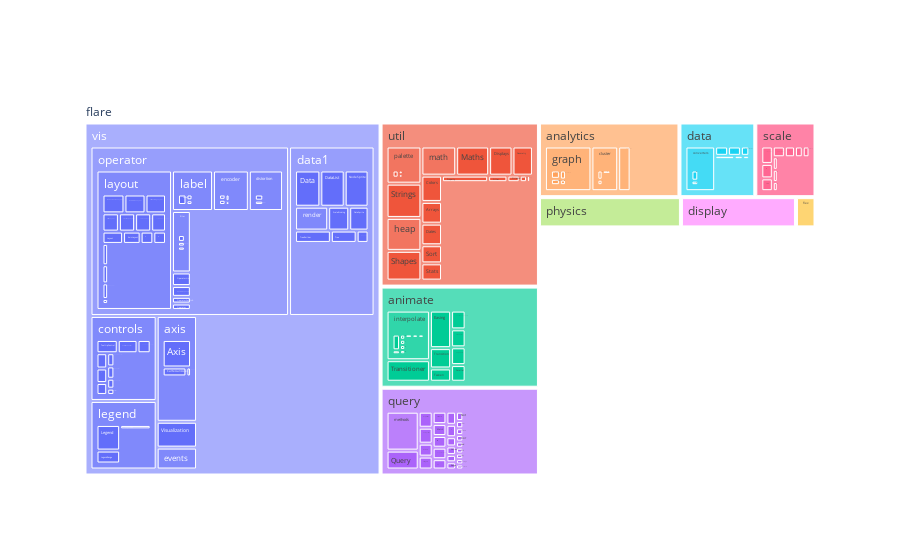

This figure's notebook cell:
### Code cell
#create plotly figure 
fig = go.Figure() 
fig.add_trace(go.Treemap( 
   labels = name, 
   parents = parent, 
   values = size 
))#show figure 
fig.show()

### Figure 1 — Plotly figure (JSON) as saved in the notebook; plotly's stock layout.template omitted (floating-point values rounded to 4 significant figures; data arrays with more than 128 entries replaced by an {"elided": "..."} marker saying what was removed)
{"data": [{"labels": {"elided": "252 str values"}, "parents": {"elided": "252 str values"}, "type": "treemap", "values": {"elided": "252 int values"}}], "layout": {}}
